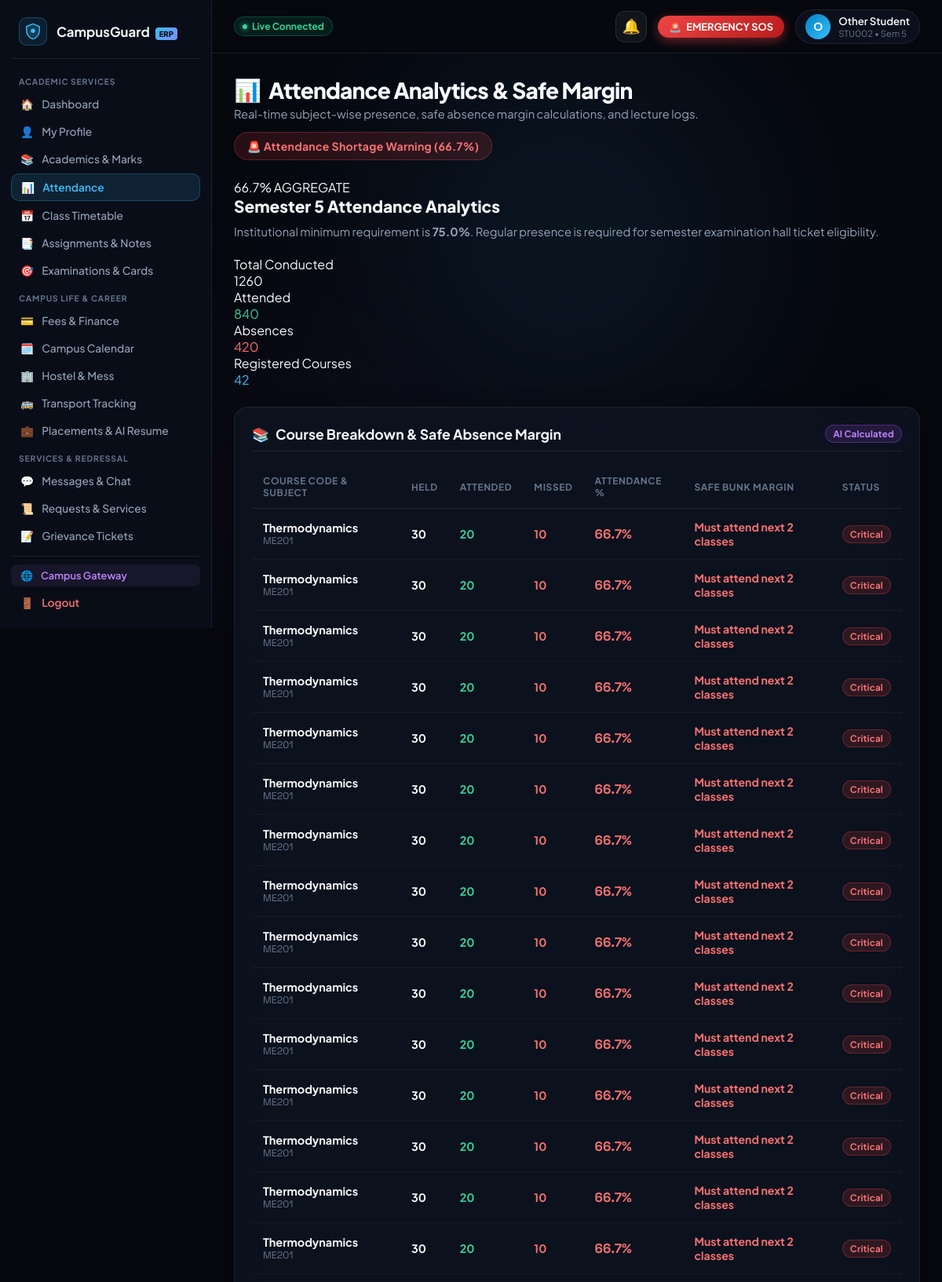
/student/attendance (signed in, upper part), run on the app's committed database.
### tables this page shows
CREATE TABLE students (
            id INTEGER PRIMARY KEY AUTOINCREMENT,
            name TEXT NOT NULL,
            register_number TEXT UNIQUE NOT NULL,
            email TEXT NOT NULL,
            password_hash TEXT NOT NULL,
            department TEXT NOT NULL,
            year INTEGER NOT NULL,
            profile_image TEXT DEFAULT '',
            created_at TIMESTAMP DEFAULT CURRENT_TIMESTAMP
        , phone TEXT DEFAULT '+91 98765 43210', join_date TEXT DEFAULT '2023-08-01', cgpa REAL DEFAULT 8.75, program TEXT DEFAULT 'B.Tech', semester INTEGER DEFAULT 5, section TEXT DEFAULT 'A', dob TEXT DEFAULT '2004-05-14', address TEXT DEFAULT '#42, Green Avenue, Tech City, Karnataka 560001', parent_name TEXT DEFAULT 'R. S. Kumar', parent_phone TEXT DEFAULT '+91 94440 12345', sgpa REAL DEFAULT 8.90, earned_credits INTEGER DEFAULT 112, total_credits INTEGER DEFAULT 160, status TEXT DEFAULT 'ACTIVE');

CREATE TABLE attendance (
            id INTEGER PRIMARY KEY AUTOINCREMENT,
            student_id INTEGER NOT NULL,
            subject_code TEXT NOT NULL,
            subject_name TEXT NOT NULL,
            classes_held INTEGER NOT NULL,
            classes_attended INTEGER NOT NULL,
            classes_missed INTEGER NOT NULL,
            attendance_pct REAL NOT NULL,
            FOREIGN KEY (student_id) REFERENCES students (id)
        );

### routes/student.py (the view)
@student_bp.route('/student/attendance')
@student_required
def student_attendance(student):
    conn = get_db_connection()
    records = conn.execute("SELECT * FROM attendance WHERE student_id = ?", (student['id'],)).fetchall()
    logs = conn.execute("SELECT * FROM attendance_logs WHERE student_id = ? ORDER BY date DESC LIMIT 10", (student['id'],)).fetchall()
    conn.close()
    att_analysis = analyze_student_attendance(records)
    return render_template(
        'student/attendance.html',
        student=student,
        records=records,
        attendance_logs=logs,
        total_held=att_analysis['total_held'],
        total_attended=att_analysis['total_attended'],
        total_missed=att_analysis['total_missed'],
        overall_pct=att_analysis['overall_pct'],
        att_analysis=att_analysis,
        active_page='attendance'
    )

### templates/student/attendance.html (shortened to what this page needs)
{% extends "student/base_student.html" %}
{% block student_content %}
<div class="page-header-block">
    <div class="page-title-group">
        <h1><span>📊</span> Attendance Analytics &amp; Safe Margin</h1>
        <p>Real-time subject-wise presence, safe absence margin calculations, and lecture logs.</p>
    </div>
    <div>
        {% if overall_pct >= 85 %}
            <span class="badge badge-green" style="font-size: 0.88rem; padding: 8px 16px;">✓ Excellent Standing ({{ overall_pct }}%)</span>
        {% elif overall_pct >= 75 %}
            <span class="badge badge-yellow" style="font-size: 0.88rem; padding: 8px 16px;">⚠️ Minimum Compliance ({{ overall_pct }}%)</span>
        {% else %}
            <span class="badge badge-red" style="font-size: 0.88rem; padding: 8px 16px;">🚨 Attendance Shortage Warning ({{ overall_pct }}%)</span>
        {% endif %}
    </div>
</div>
<section class="attendance-summary-banner">
    <div class="attendance-circle-wrap">
        <div class="progress-circle" style="--pct: {{ overall_pct }};">
            <div class="progress-circle-inner">
                <span class="progress-pct-text">{{ overall_pct }}%</span>
                <span class="progress-label">AGGREGATE</span>
            </div>
        </div>
    </div>
    <div>
        <h2 style="font-size: 1.3rem; font-weight: 800; color: var(--text-primary); margin-bottom: 8px;">Semester 5 Attendance Analytics</h2>
        <p style="color: var(--text-secondary); font-size: 0.92rem; line-height: 1.5; margin-bottom: 20px;">
            Institutional minimum requirement is <strong>75.0%</strong>. Regular presence is required for semester examination hall ticket eligibility.
        </p>
        <div class="attendance-stats-grid">
            <div class="stat-box">
                <div class="stat-box-label">Total Conducted</div>
                <div class="stat-box-num">{{ total_held }}</div>
            </div>
            <div class="stat-box">
                <div class="stat-box-label">Attended</div>
                <div class="stat-box-num" style="color: #34d399;">{{ total_attended }}</div>
            </div>
            <div class="stat-box">
                <div class="stat-box-label">Absences</div>
                <div class="stat-box-num" style="color: #f87171;">{{ total_missed }}</div>
            </div>
            <div class="stat-box">
                <div class="stat-box-label">Registered Courses</div>
                <div class="stat-box-num" style="color: #38bdf8;">{{ records|length }}</div>
            </div>
        </div>
    </div>
</section>
<section class="content-card">
    <div class="card-header-row">
        <h2 class="card-heading"><span>📚</span> Course Breakdown &amp; Safe Absence Margin</h2>
        <span class="badge badge-purple">AI Calculated</span>
    </div>
    <div class="table-responsive">
        <table class="portal-table">
            <thead>
                <tr>
                    <th>Course Code &amp; Subject</th>
                    <th>Held</th>
                    <th>Attended</th>
                    <th>Missed</th>
                    <th>Attendance %</th>
                    <th>Safe Bunk Margin</th>
                    <th>Status</th>
                </tr>
            </thead>
            <tbody>
                {% for item in records %}
                {% set safe_bunks = ((item.classes_attended - (0.75 * item.classes_held)) / 0.75)|int %}
                <tr>
                    <td>
                        <div style="font-weight: 700; color: var(--text-primary);">{{ item.subject_name }}</div>
                        <div style="font-size: 0.78rem; color: var(--text-muted); font-family: var(--font-mono);">{{ item.subject_code }}</div>
                    </td>
                    <td><strong>{{ item.classes_held }}</strong></td>
                    <td style="color: #34d399; font-weight: 700;">{{ item.classes_attended }}</td>
                    <td style="color: #f87171; font-weight: 700;">{{ item.classes_missed }}</td>
                    <td>
                        <div style="font-weight: 800; font-family: var(--font-mono); font-size: 1.05rem; {% if item.attendance_pct >= 85 %}color: #34d399;{% elif item.attendance_pct >= 75 %}color: #fbbf24;{% else %}color: #f87171;{% endif %}">
                            {{ item.attendance_pct }}%
                        </div>
                    </td>
                    <td>
                        {% if safe_bunks > 0 %}
                            <span style="color: #34d399; font-weight: 700; font-size: 0.88rem;">Can safely miss <strong>{{ safe_bunks }}</strong> class{% if safe_bunks > 1 %}es{% endif %}</span>
                        {% else %}
                            <span style="color: #f87171; font-weight: 700; font-size: 0.88rem;">Must attend next <strong>2</strong> classes</span>
                        {% endif %}
                    </td>
                    <td>
                        {% if item.attendance_pct >= 85 %}
                            <span class="badge badge-green">Good</span>
                        {% elif item.attendance_pct >= 75 %}
                            <span class="badge badge-yellow">Warning</span>
                        {% else %}
                            <span class="badge badge-red">Critical</span>
                        {% endif %}
                    </td>
                </tr>
                {% endfor %}
            </tbody>
        </table>
    </div>
</section>
{% endblock %}

### templates/student/base_student.html (shortened to what this page needs)
<!DOCTYPE html>
<html lang="en">
<head>
    <link rel="stylesheet" href="{{ url_for('static', filename='css/student-portal.css') }}">
    <link rel="stylesheet" href="{{ url_for('static', filename='css/campusguard-toast.css') }}">
    <link rel="stylesheet" href="{{ url_for('static', filename='css/emergency.css') }}">
</head>
<body>
    <div class="ambient-background" aria-hidden="true">
        <div class="glow-orb orb-primary"></div>
        <div class="glow-orb orb-secondary"></div>
    </div>
    <div class="portal-layout">
        <aside class="sidebar" id="student-sidebar" aria-label="Student Navigation">
            <a href="{{ url_for('student_dashboard') }}" class="sidebar-brand">
                <div class="brand-icon">
                    <svg width="22" height="22" viewBox="0 0 32 32" fill="none" xmlns="http://www.w3.org/2000/svg">
                        <path d="M16 2L4 7V14C4 22 9.5 28.5 16 30C22.5 28.5 28 22 28 14V7L16 2Z" fill="#38bdf8" fill-opacity="0.2" stroke="#38bdf8" stroke-width="2"/>
                        <circle cx="16" cy="15" r="4" fill="#38bdf8"/>
                    </svg>
                </div>
                <span class="brand-name">CampusGuard <span class="brand-badge">ERP</span></span>
            </a>
            <nav class="sidebar-nav">
                <span class="nav-category">Academic Services</span>
                <a href="{{ url_for('student_dashboard') }}" class="nav-link {% if active_page == 'dashboard' %}active{% endif %}" id="nav-dashboard">
                    <span>🏠</span> <span class="nav-text">Dashboard</span>
                </a>
                <a href="{{ url_for('student_profile') }}" class="nav-link {% if active_page == 'profile' %}active{% endif %}" id="nav-profile">
                    <span>👤</span> <span class="nav-text">My Profile</span>
                </a>
                <a href="{{ url_for('student_academics') }}" class="nav-link {% if active_page == 'academics' or active_page == 'marks' %}active{% endif %}" id="nav-academics">
                    <span>📚</span> <span class="nav-text">Academics &amp; Marks</span>
                </a>
                <a href="{{ url_for('student_attendance') }}" class="nav-link {% if active_page == 'attendance' %}active{% endif %}" id="nav-attendance">
                    <span>📊</span> <span class="nav-text">Attendance</span>
                </a>
                <a href="{{ url_for('student_timetable') }}" class="nav-link {% if active_page == 'timetable' %}active{% endif %}" id="nav-timetable">
                    <span>📅</span> <span class="nav-text">Class Timetable</span>
                </a>
                <a href="{{ url_for('student_assignments') }}" class="nav-link {% if active_page == 'assignments' %}active{% endif %}" id="nav-assignments">
                    <span>📑</span> <span class="nav-text">Assignments &amp; Notes</span>
                </a>
                <a href="{{ url_for('student_examinations') }}" class="nav-link {% if active_page == 'examinations' %}active{% endif %}" id="nav-examinations">
                    <span>🎯</span> <span class="nav-text">Examinations &amp; Cards</span>
                </a>
                <span class="nav-category">Campus Life &amp; Career</span>
                <a href="{{ url_for('student_fees') }}" class="nav-link {% if active_page == 'fees' %}active{% endif %}" id="nav-fees">
                    <span>💳</span> <span class="nav-text">Fees &amp; Finance</span>
                </a>
                <a href="{{ url_for('student_calendar') }}" class="nav-link {% if active_page == 'calendar' %}active{% endif %}" id="nav-calendar">
                    <span>🗓️</span> <span class="nav-text">Campus Calendar</span>
                </a>
                <a href="{{ url_for('student_hostel') }}" class="nav-link {% if active_page == 'hostel' %}active{% endif %}" id="nav-hostel">
                    <span>🏢</span> <span class="nav-text">Hostel &amp; Mess</span>
                </a>
                <a href="{{ url_for('student_transport') }}" class="nav-link {% if active_page == 'transport' %}active{% endif %}" id="nav-transport">
                    <span>🚌</span> <span class="nav-text">Transport Tracking</span>
                </a>
                <a href="{{ url_for('student_placements') }}" class="nav-link {% if active_page == 'placements' %}active{% endif %}" id="nav-placements">
                    <span>💼</span> <span class="nav-text">Placements &amp; AI Resume</span>
                </a>
                <span class="nav-category">Services &amp; Redressal</span>
                <a href="{{ url_for('student_messages') }}" class="nav-link {% if active_page == 'messages' %}active{% endif %}" id="nav-messages">
                    <span>💬</span> <span class="nav-text">Messages &amp; Chat</span>
                </a>
                <a href="{{ url_for('student_requests') }}" class="nav-link {% if active_page == 'requests' %}active{% endif %}" id="nav-requests">
                    <span>📜</span> <span class="nav-text">Requests &amp; Services</span>
                </a>
                <a href="{{ url_for('student_complaints') }}" class="nav-link {% if active_page == 'complaints' %}active{% endif %}" id="nav-complaints">
                    <span>📝</span> <span class="nav-text">Grievance Tickets</span>
                </a>
                <a href="{{ url_for('student_lost_found') }}" class="nav-link {% if active_page == 'lost_found' %}active{% endif %}" id="nav-lost-found">
                </a>
            </nav>
            <div class="sidebar-footer">
                <a href="/" class="admin-switch-link" title="Open Campus Gateway">
                    <span>🌐</span> <span>Campus Gateway</span>
                </a>
                <a href="{{ url_for('student_logout') }}" class="logout-link" id="btn-logout" aria-label="Sign out">
                    <span>🚪</span> <span>Logout</span>
                </a>
            </div>
        </aside>
        <div class="main-wrapper">
            <header class="topbar">
                <div class="topbar-left">
                    <div class="conn-status-pill">
                        <span class="conn-dot"></span>
                        <span>Live Connected</span>
                    </div>
                </div>
                <div class="topbar-right">
                    <div class="notif-bell-wrapper">
                        <button type="button" class="notif-bell-btn" id="notif-bell-btn" aria-label="View notifications">
                            <span>🔔</span>
                        </button>
                    </div>
                    <a href="{{ url_for('student_emergency') }}" class="topbar-quick-sos" id="topbar-sos-btn" title="Instant Emergency Distress Beacon" onclick="handleTopbarSOSClick(event)">
                        <span>🚨</span> EMERGENCY SOS
                    </a>
                    <a href="{{ url_for('student_profile') }}" class="user-avatar-pill" title="View Profile">
                        <div class="avatar-circle">
                            {{ student.name[0]|upper if student else 'S' }}
                        </div>
                        <div class="user-meta-top">
                            <span class="user-name-top">{{ student.name if student else 'Student' }}</span>
                            <span class="user-role-top">{{ student.register_number if student else '' }} • Sem {{ student.semester|default(5) }}</span>
                        </div>
                    </a>
                </div>
            </header>
            <main class="portal-content">
                {% block student_content %}{% endblock %}
            </main>
        </div>
    </div>
</body>
</html>

### data on the page
students: name "O", name "Other Student", register_number "STU002", semester "5"
attendance: subject_name "Thermodynamics", subject_code "ME201", classes_held "30", classes_attended "20", classes_missed "10", attendance_pct "66.7", shows "Must attend next", shows "Critical"
attendance: subject_name "Thermodynamics", subject_code "ME201", classes_held "30", classes_attended "20", classes_missed "10", attendance_pct "66.7", shows "Must attend next", shows "Critical"
attendance: subject_name "Thermodynamics", subject_code "ME201", classes_held "30", classes_attended "20", classes_missed "10", attendance_pct "66.7", shows "Must attend next", shows "Critical"
attendance: subject_name "Thermodynamics", subject_code "ME201", classes_held "30", classes_attended "20", classes_missed "10", attendance_pct "66.7", shows "Must attend next", shows "Critical"
attendance: subject_name "Thermodynamics", subject_code "ME201", classes_held "30", classes_attended "20", classes_missed "10", attendance_pct "66.7", shows "Must attend next", shows "Critical"
attendance: subject_name "Thermodynamics", subject_code "ME201", classes_held "30", classes_attended "20", classes_missed "10", attendance_pct "66.7", shows "Must attend next", shows "Critical"
attendance: subject_name "Thermodynamics", subject_code "ME201", classes_held "30", classes_attended "20", classes_missed "10", attendance_pct "66.7", shows "Must attend next", shows "Critical"
attendance: subject_name "Thermodynamics", subject_code "ME201", classes_held "30", classes_attended "20", classes_missed "10", attendance_pct "66.7", shows "Must attend next", shows "Critical"
attendance: subject_name "Thermodynamics", subject_code "ME201", classes_held "30", classes_attended "20", classes_missed "10", attendance_pct "66.7", shows "Must attend next", shows "Critical"
attendance: subject_name "Thermodynamics", subject_code "ME201", classes_held "30", classes_attended "20", classes_missed "10", attendance_pct "66.7", shows "Must attend next", shows "Critical"
attendance: subject_name "Thermodynamics", subject_code "ME201", classes_held "30", classes_attended "20", classes_missed "10", attendance_pct "66.7", shows "Must attend next", shows "Critical"
attendance: subject_name "Thermodynamics", subject_code "ME201", classes_held "30", classes_attended "20", classes_missed "10", attendance_pct "66.7", shows "Must attend next", shows "Critical"
attendance: subject_name "Thermodynamics", subject_code "ME201", classes_held "30", classes_attended "20", classes_missed "10", attendance_pct "66.7", shows "Must attend next", shows "Critical"
attendance: subject_name "Thermodynamics", subject_code "ME201", classes_held "30", classes_attended "20", classes_missed "10", attendance_pct "66.7", shows "Must attend next", shows "Critical"
attendance: subject_name "Thermodynamics", subject_code "ME201", classes_held "30", classes_attended "20", classes_missed "10", attendance_pct "66.7", shows "Must attend next", shows "Critical"

### other printed values
{{ overall_pct }} "66.7"
{{ total_held }} "1260"
{{ total_attended }} "840"
{{ total_missed }} "420"
{{ records|length }} "42"
